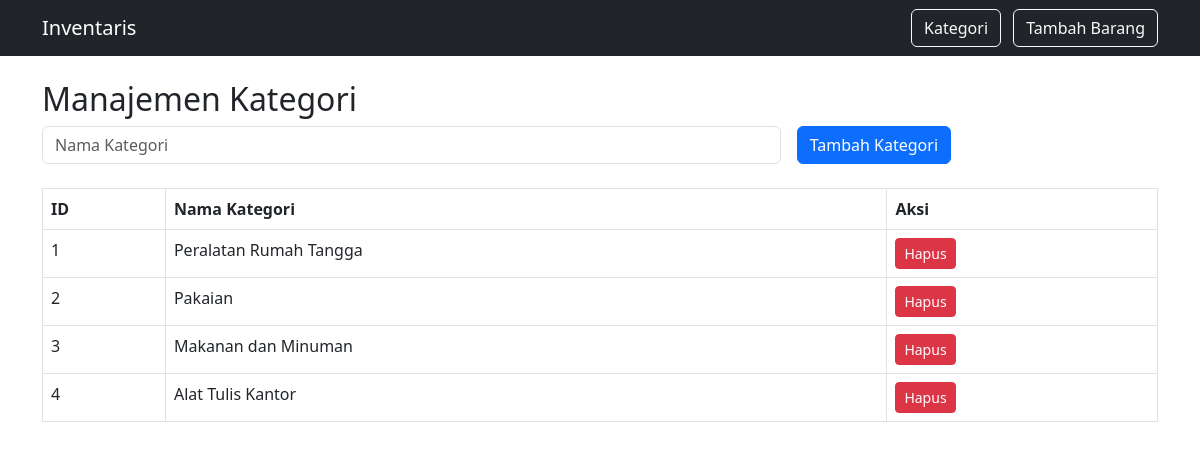
The page /kategori.php on the database its author committed.
### tables this page shows
CREATE TABLE `kategori` (
  `id_kategori` int(11) NOT NULL,
  `nama_kategori` varchar(100) NOT NULL
);

### kategori.php (the view, shortened to what this page needs)
<?php
include 'koneksi.php';
include 'header.php';
$kategori = $koneksi->query("SELECT * FROM kategori");
?>
<h2>Manajemen Kategori</h2>
<form method="POST" class="row g-3 mb-4">
    <div class="col-md-8">
        <input type="text" name="nama_kategori" class="form-control" placeholder="Nama Kategori" required>
    </div>
    <div class="col-md-4">
        <button type="submit" name="tambah" class="btn btn-primary">Tambah Kategori</button>
    </div>
</form>
<table class="table table-bordered">
    <tr>
        <th>ID</th>
        <th>Nama Kategori</th>
        <th>Aksi</th>
    </tr>
    <?php while ($row = $kategori->fetch_assoc()) { ?>
        <tr>
            <td><?= $row['id_kategori'] ?></td>
            <td><?= $row['nama_kategori'] ?></td>
            <td>
                <a href="?hapus=<?= $row['id_kategori'] ?>" onclick="return confirm('Hapus kategori ini?')" class="btn btn-danger btn-sm">Hapus</a>
            </td>
        </tr>
    <?php } ?>
</table>
<?php include 'footer.php'; ?>

### rows shown on the page
kategori: id_kategori "1", nama_kategori "Peralatan Rumah Tangga"
kategori: id_kategori "2", nama_kategori "Pakaian"
kategori: id_kategori "3", nama_kategori "Makanan dan Minuman"
kategori: id_kategori "4", nama_kategori "Alat Tulis Kantor"
